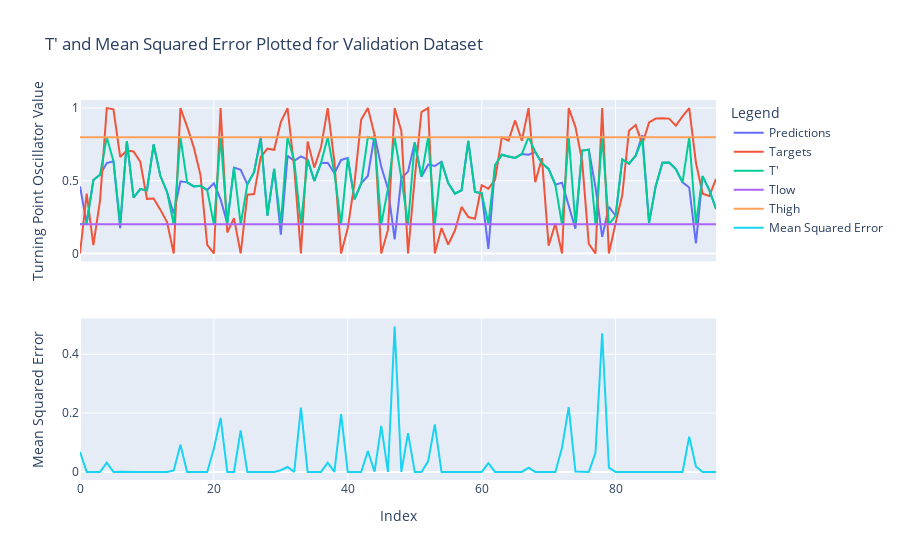

This figure's notebook cell:
### Markdown cell above
To begin with, we need to demonstrate that we can properly calculate T' for a set of predictions and targets. Here we plot some predictions with arbitrary values for Thigh and Tlow of 0.6 and 0.4 respectively and also plot the T' value, as well as the mean squared error between our prediction and T'.

### Code cell
# Specify Thigh and Tlow
Thigh = 0.8
Tlow = 0.2
plotModelOutputs(
    C = 32
    , epsilon = 0.05
    , gamma = 0.0625
    , X_train = X_train
    , y_train = y_train
    , X_test = X_val
    , y_test = y_val
    , Thigh = Thigh
    , Tlow = Tlow)
